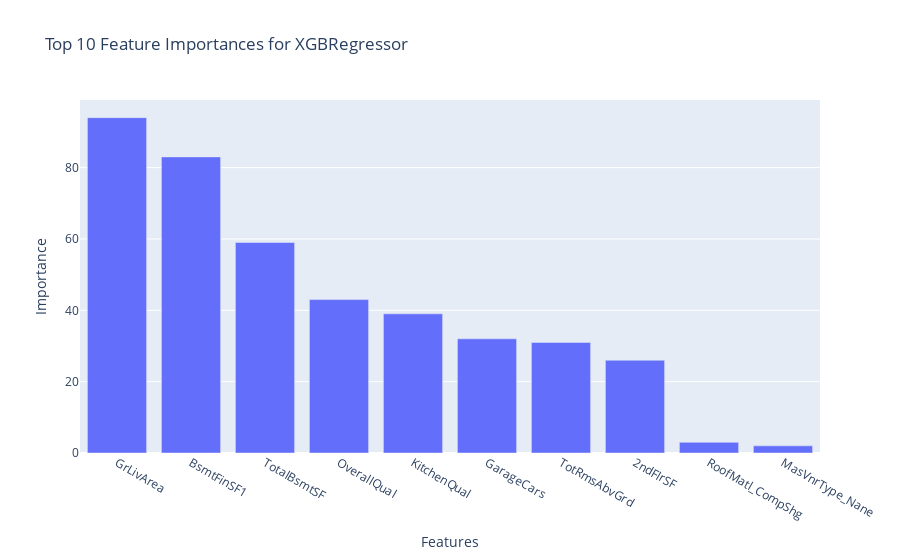

Notebook cell for this chart:
### Code cell
import plotly.express as px
lgb_model_feature_importances = lgb_model.feature_importances_
lgb_model_importances = pd.DataFrame({
    'Feature': X_train.columns,
    'Importance': lgb_model_feature_importances
}).sort_values(by='Importance', ascending=False)
lgb_model_importances =lgb_model_importances[lgb_model_importances['Importance'] > 0].head(10)
fig = px.bar(lgb_model_importances, x='Feature', y='Importance', 
             title='Top 10 Feature Importances for XGBRegressor',
             labels={'Feature': 'Features', 'Importance': 'Importance'})

fig.show()

### Figure 1 — Plotly figure (JSON) as saved in the notebook; plotly's stock layout.template omitted (floating-point values rounded to 4 significant figures)
{"data": [{"alignmentgroup": "True", "hovertemplate": "Features=%{x}<br>Importance=%{y}<extra></extra>", "legendgroup": "", "marker": {"color": "#636efa", "pattern": {"shape": ""}}, "name": "", "offsetgroup": "", "orientation": "v", "showlegend": false, "textposition": "auto", "type": "bar", "x": ["GrLivArea", "BsmtFinSF1", "TotalBsmtSF", "OverallQual", "KitchenQual", "GarageCars", "TotRmsAbvGrd", "2ndFlrSF", "RoofMatl_CompShg", "MasVnrType_Nane"], "xaxis": "x", "y": [94, 83, 59, 43, 39, 32, 31, 26, 3, 2], "yaxis": "y"}], "layout": {"autosize": true, "barmode": "relative", "legend": {"tracegroupgap": 0}, "title": {"text": "Top 10 Feature Importances for XGBRegressor"}, "xaxis": {"anchor": "y", "autorange": true, "domain": [0, 1], "range": [-0.5, 9.5], "title": {"text": "Features"}, "type": "category"}, "yaxis": {"anchor": "x", "autorange": true, "domain": [0, 1], "range": [0, 98.95], "title": {"text": "Importance"}, "type": "linear"}}}
